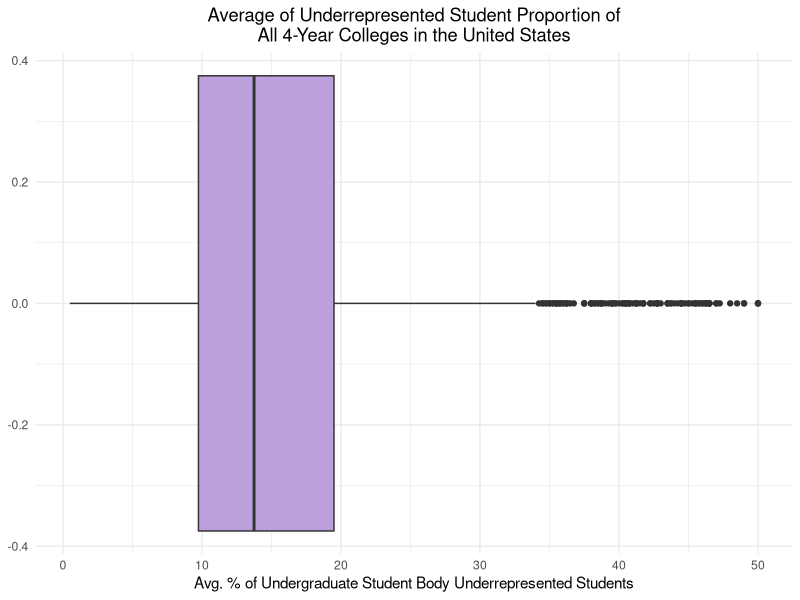
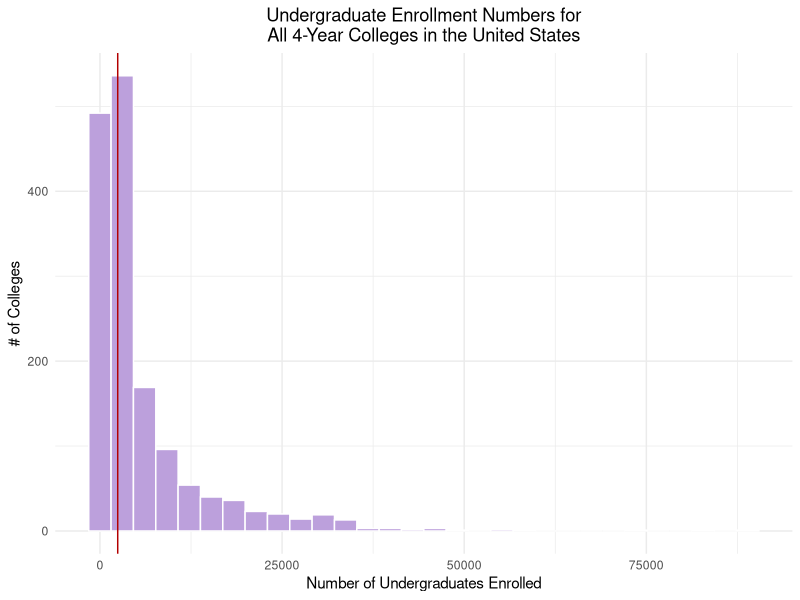
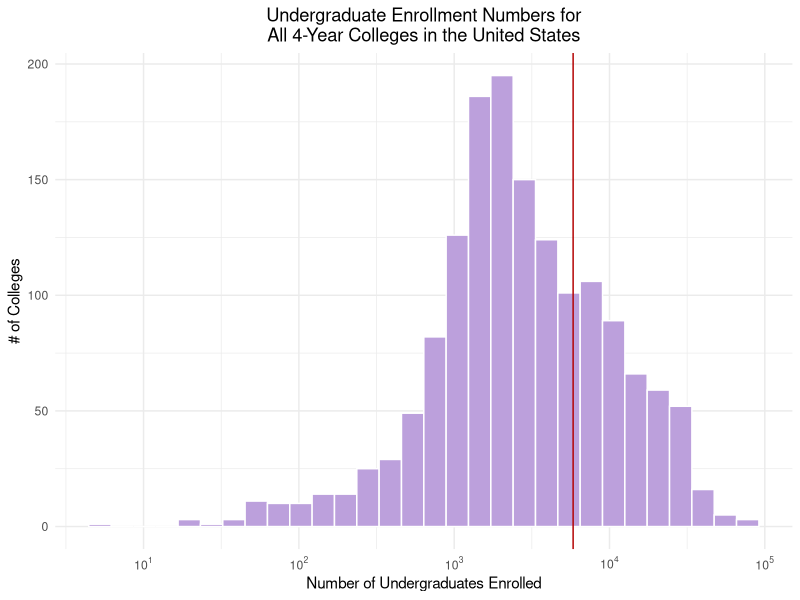
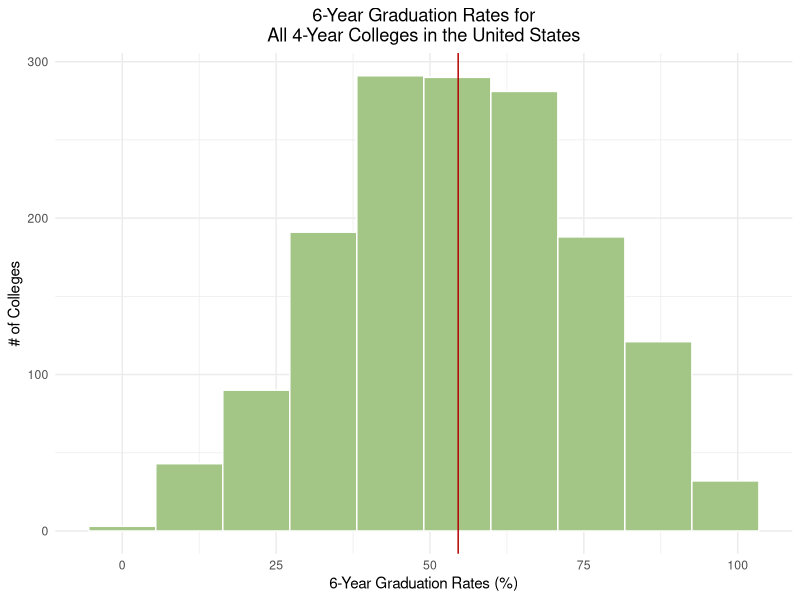
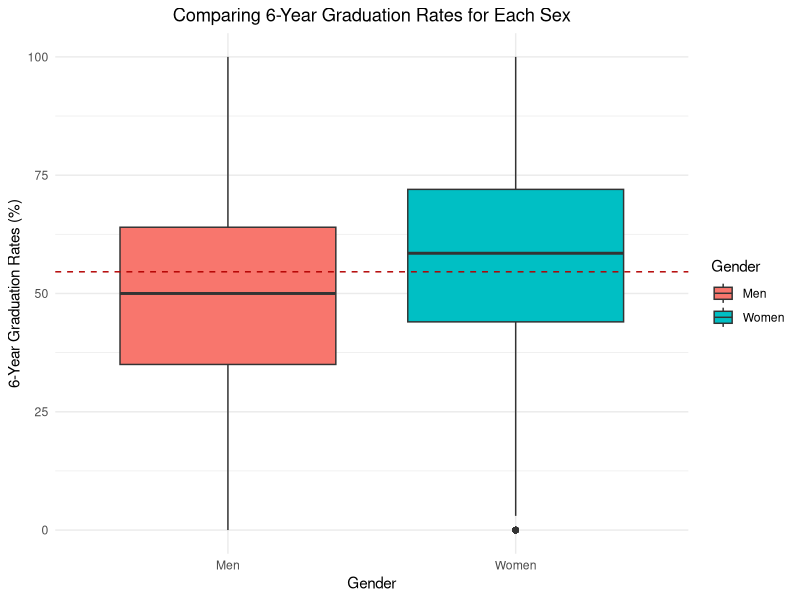
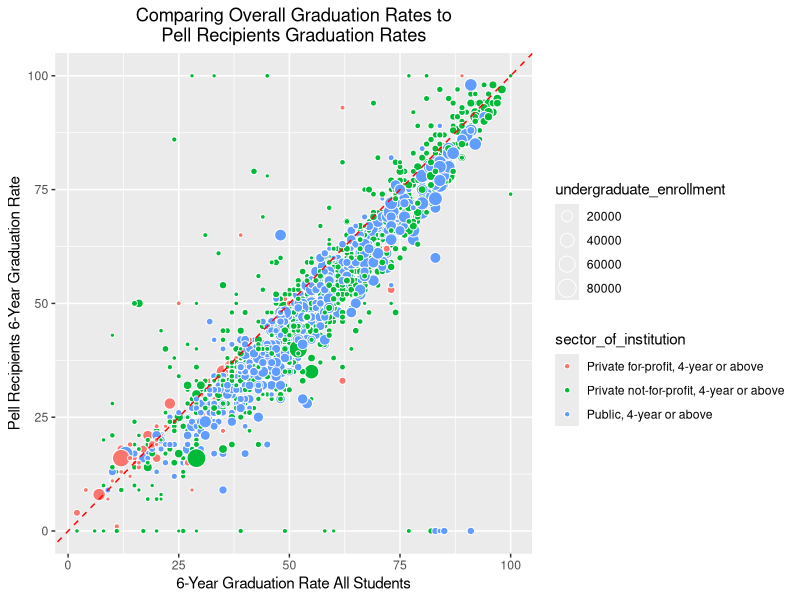
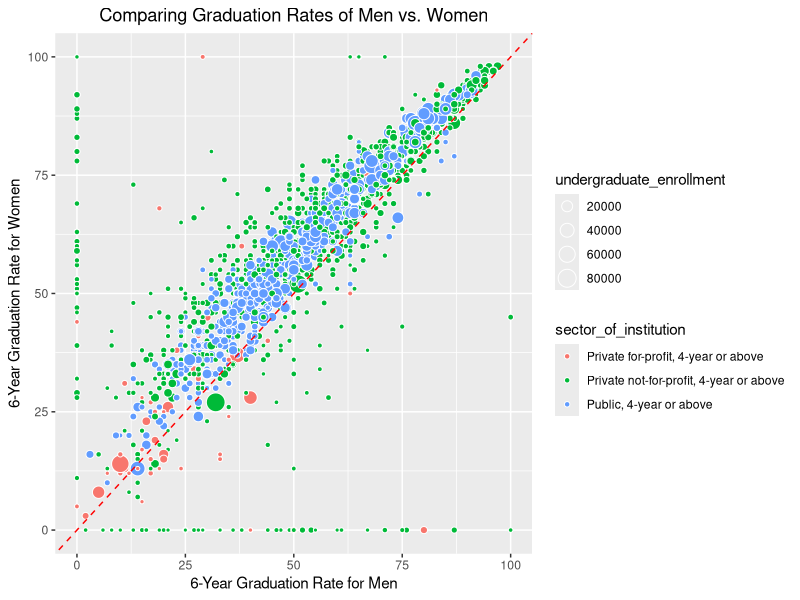
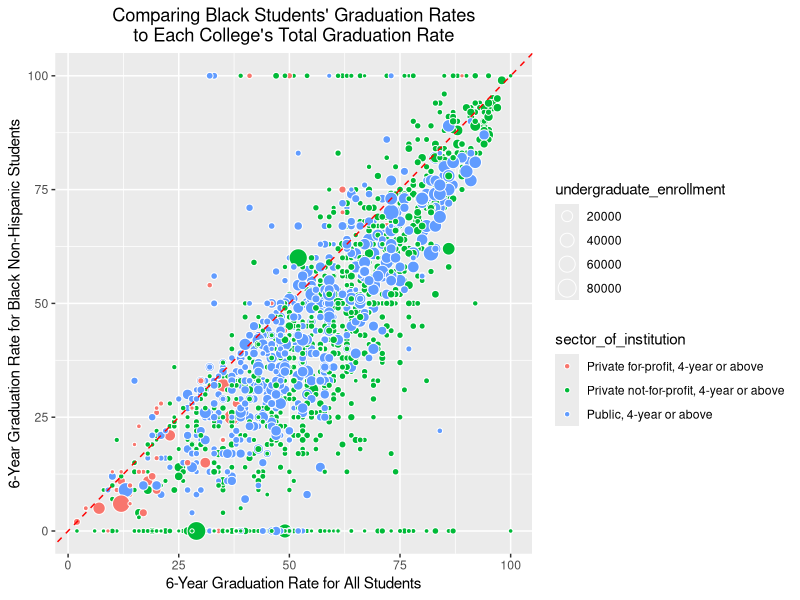

Generate these figures, in order, with R: (Note: this script raises an error after producing the figures.)
## ---- chunk 1
library(plyr)
library(tidyverse)
library(ggplot2)

raw_df <- read.csv("../data/SY18-19_all_variables_Data.csv", check.names = FALSE)
df <- raw_df
value_mapping <- read.csv("../data/SY18-19_all_variables_ValueLabels.csv")

# convert the sector into the actual names
for (i in unique(value_mapping$VariableName)){
  temp_map_val <- value_mapping %>% subset(VariableName == i)
  df[[i]] <- mapvalues(df[[i]], from = temp_map_val$Value, to = temp_map_val$ValueLabel)
}

# clean up column names
colnames(df) <- gsub(" - ", "_", tolower(colnames(df)))
colnames(df) <- gsub("-|[[:space:]]+|/", "_", colnames(df))
colnames(df) <- gsub("\\(|\\)|\\:", "", colnames(df))
colnames(df) <- gsub("\\_(sfa1819|2018_19|drvgr2018|drvef2018|hd2018|2018_ef2018d|f1819|al2019|gasb_drvf2019|ic2018).*$", "", tolower(colnames(df)))
colnames(df) <- gsub("graduation_rate_bachelor_degree_within_6_years", "gradrate_ba_6yrs", colnames(df))

# combine the financial columns which were broken up for public and private schools into one
dupe_vals <- grep('value_of_endowment_assets_at_the_beginning_of_the_fiscal_year', colnames(df))
colnames(df)[dupe_vals[1]] <- 'value_of_endowment_assets_at_the_beginning_of_the_fiscal_year1'
colnames(df)[dupe_vals[2]] <- 'value_of_endowment_assets_at_the_beginning_of_the_fiscal_year2'

## ---- chunk 2
df$endowment_total <- ifelse(is.na(df$value_of_endowment_assets_at_the_beginning_of_the_fiscal_year1),
                             df$value_of_endowment_assets_at_the_beginning_of_the_fiscal_year2,
                             df$value_of_endowment_assets_at_the_beginning_of_the_fiscal_year1)
df$finances_spent_research <- ifelse(is.na(df$research_current_year_total),
                                     df$research_total_amount,
                                     df$research_current_year_total)
df$finances_spent_student_services <- ifelse(is.na(df$student_service_total_amount),
                                             df$student_services_current_year_total,
                                             df$student_service_total_amount)
df$finances_spent_public_service <- ifelse(is.na(df$public_service_current_year_total),
                                           df$public_service_total_amount,
                                           df$public_service_current_year_total)
df$finances_spent_academic_support <- ifelse(is.na(df$academic_support_current_year_total),
                                             df$academic_support_total_amount,
                                             df$academic_support_current_year_total)
df$finances_spent_instruction <- ifelse(is.na(df$instruction_current_year_total),
                                        df$instruction_total_amount,
                                        df$instruction_current_year_total)
df$revenue_total <- ifelse(is.na(df$total_revenues_and_investment_return_total),
                           df$total_all_revenues_and_other_additions,
                           df$total_revenues_and_investment_return_total)

drop_cols <- c('value_of_endowment_assets_at_the_beginning_of_the_fiscal_year1', 'value_of_endowment_assets_at_the_beginning_of_the_fiscal_year2', 'research_current_year_total', 'research_total_amount', 'student_service_total_amount', 'student_services_current_year_total', 'public_service_current_year_total', 'public_service_total_amount', 'academic_support_current_year_total', 'academic_support_total_amount', 'instruction_current_year_total', 'instruction_total_amount', 'total_revenues_and_investment_return_total', 'total_all_revenues_and_other_additions', '')

df <- df[, !(colnames(df) %in% drop_cols)]
## ---- chunk 3
# remove columns that have NA's
pre_df <- nrow(df)
print(paste("Total # of schools in dataset:", nrow(df)))

remove_any_nas <- c("undergraduate_enrollment",
                    "gradrate_ba_6yrs_total"
                    )

for (i in remove_any_nas){
  df <- df %>% subset(!(is.na(df[[i]]) | (df[[i]] == 0)))
}

# for each subgroup, if they have students from that group, they should also have a graduation rate
enroll_grad <- c("percent_of_undergraduate_enrollment_that_are_black_or_african_american" = "gradrate_ba_6yrs_black_non_hispanic",
                    "percent_of_undergraduate_enrollment_that_are_hispanic_latino" = "gradrate_ba_6yrs_hispanic",
                    "percent_of_undergraduate_enrollment_that_are_american_indian_or_alaska_native" = "gradrate_ba_6yrs_american_indian_or_alaska_native",
                    "percent_of_undergraduate_students_awarded_pell_grants" = "pell_grant_recipients_overall_graduation_rate_within_150_percent_of_normal_time")

for (i in names(enroll_grad)){
  df <- df %>% subset(ifelse(!is.na(df[[i]]) & (df[[i]] != 0),
                             !is.na(df[[enroll_grad[[i]]]]),
                             TRUE))
}

# remove any rows if they do not have *any* students from underrepresented groups
df <- df %>% mutate(across(where(is.numeric), ~replace_na(.x, 0))) %>% mutate(sum_subgroups = percent_of_undergraduate_enrollment_that_are_black_or_african_american + percent_of_undergraduate_enrollment_that_are_hispanic_latino + percent_of_undergraduate_students_awarded_pell_grants + percent_of_undergraduate_enrollment_that_are_american_indian_or_alaska_native)

# remove any schools where there are no underrepresented subgroups
df <- df %>% subset(sum_subgroups != 0)

# compute mean
df <- df %>% mutate(mean_subgroups = (percent_of_undergraduate_enrollment_that_are_black_or_african_american + percent_of_undergraduate_enrollment_that_are_hispanic_latino + percent_of_undergraduate_students_awarded_pell_grants + percent_of_undergraduate_enrollment_that_are_american_indian_or_alaska_native)/4)


paste("Removed", pre_df-nrow(df), "rows with missing undergraduate enrollment and graduation rates data.")
paste("Total # of schools for analysis:", nrow(df))

write.csv(df, "../data/all_data_merged_df(NEW).csv", row.names = FALSE)

## ---- chunk 4
# mean of underrepresneted group makeup of the populations size histogram
df %>% ggplot(aes(x=mean_subgroups)) + geom_boxplot(fill = "#bca0dc") + ggtitle("Average of Underrepresented Student Proportion of\nAll 4-Year Colleges in the United States") + xlab("Avg. % of Undergraduate Student Body Underrepresented Students") + theme_minimal() +  theme(plot.title = element_text(hjust = 0.5))

# geom_boxplot(aes(x=variable, y=value, fill=variable))

head(df %>% arrange(desc(sum_subgroups)) %>% select(institution_name, sum_subgroups))
## ---- chunk 5
# enrollemnt size histogram
df %>% ggplot(aes(x=undergraduate_enrollment)) + geom_histogram(position="stack", col = "white", fill = "#bca0dc") + ggtitle("Undergraduate Enrollment Numbers for\nAll 4-Year Colleges in the United States") + xlab("Number of Undergraduates Enrolled") + ylab("# of Colleges") + geom_vline(xintercept=median(df$undergraduate_enrollment), color='#b30000') + theme_minimal() +  theme(plot.title = element_text(hjust = 0.5))
## ---- chunk 6
# look into outliers
df %>% subset(undergraduate_enrollment > 40000) %>% select(institution_name, undergraduate_enrollment, all_programs_offered_completely_via_distance_education, percent_of_undergraduate_students_enrolled_exclusively_in_distance_education_courses) %>% arrange(desc(undergraduate_enrollment))
# found out that these are all online colleges. question - would we want to include entirely online colleges? we should at least pull in that data point
## ---- chunk 7
library(scales)
# redo histogram by taking log enrollment
df %>% ggplot(aes(x=undergraduate_enrollment)) + scale_x_log10(breaks = trans_breaks("log10", function(x) 10^x), labels = trans_format("log10", math_format(10^.x))) + geom_histogram(position="stack", col = "white", fill = "#bca0dc") + ggtitle("Undergraduate Enrollment Numbers for\nAll 4-Year Colleges in the United States") + xlab("Number of Undergraduates Enrolled") + ylab("# of Colleges") + geom_vline(xintercept=mean(df$undergraduate_enrollment), color='#b30000') + theme_minimal() +  theme(plot.title = element_text(hjust = 0.5))

## ---- chunk 8
# graduation rates histogram
df %>% ggplot(aes(x=gradrate_ba_6yrs_total)) + geom_histogram(position="stack", col = "white", fill = "#a3c585", bins = 10) + ggtitle("6-Year Graduation Rates for\nAll 4-Year Colleges in the United States") + xlab("6-Year Graduation Rates (%)") + ylab("# of Colleges") + geom_vline(xintercept=mean(df$gradrate_ba_6yrs_total), color='#b30000') + theme_minimal() +  theme(plot.title = element_text(hjust = 0.5))

## ---- chunk 9
# look out graduate rate outliers

df %>% subset(gradrate_ba_6yrs_total < 10) %>% select(institution_name, undergraduate_enrollment, sector_of_institution, institutional_category, gradrate_ba_6yrs_total, gradrate_ba_6yrs_black_non_hispanic, gradrate_ba_6yrs_white_non_hispanic)
## ---- chunk 10
library(reshape2)
library(ggplot2)

ggplot(melt(rename(df, Men = gradrate_ba_6yrs_men, Women = gradrate_ba_6yrs_women), id.vars = 'unitid', measure.vars = c('Men', 'Women'))) + geom_boxplot(aes(x=variable, y=value, fill=variable)) + ggtitle("Comparing 6-Year Graduation Rates for Each Sex")  + xlab("Gender") + ylab("6-Year Graduation Rates (%)") +  geom_hline(yintercept=mean(df$gradrate_ba_6yrs_total), color='#b30000', linetype ='dashed') + theme_minimal() +  theme(plot.title = element_text(hjust = 0.5)) + scale_fill_discrete(name = 'Gender')

## ---- chunk 11
# any points above the red dotted lines are schools where Pell-Grant recipients are graduating at *higher* rates than the general student body
# we added the dimension of school size to the mix and as you can see, majority of the schools where Pell-Grant recipients are graduating at much higher rates than the general student body are smaller sized schools
ggplot(df, aes(x=gradrate_ba_6yrs_total, y=pell_grant_recipients_overall_graduation_rate_within_150_percent_of_normal_time, color = sector_of_institution)) + 
  geom_point(aes(size=undergraduate_enrollment, fill = sector_of_institution), colour="white",pch=21) + geom_abline(intercept=0, slope=1, linetype='dashed', color='red') + labs(y='Pell Recipients 6-Year Graduation Rate', x='6-Year Graduation Rate All Students') + ggtitle("Comparing Overall Graduation Rates to\nPell Recipients Graduation Rates") + theme_gray() +  theme(plot.title = element_text(hjust = 0.5))

paste("There are", sum(df$pell_grant_recipients_overall_graduation_rate_within_150_percent_of_normal_time > df$gradrate_ba_6yrs_total), "schools where Pell-Grant recipients graduate at higher rates than that school's overall population.")
## ---- chunk 12
# any points above the red dotted lines are schools where women graduate at higher rates than men
ggplot(df, aes(y=gradrate_ba_6yrs_women, x=gradrate_ba_6yrs_men, color = sector_of_institution)) + 
  geom_point(aes(size=undergraduate_enrollment, fill = sector_of_institution), colour="white",pch=21) + geom_abline(intercept=0, slope=1, linetype='dashed', color='red') + labs(x='6-Year Graduation Rate for Men', y='6-Year Graduation Rate for Women') + ggtitle("Comparing Graduation Rates of Men vs. Women") + theme_gray() +  theme(plot.title = element_text(hjust = 0.5))

## ---- chunk 13
# any points above the red dotted lines are schools where black students graduate at higher rates than white students
ggplot(df, aes(y=gradrate_ba_6yrs_black_non_hispanic, x=gradrate_ba_6yrs_total)) + 
  geom_point(aes(size=undergraduate_enrollment, fill = sector_of_institution), colour="white", pch=21) + geom_abline(intercept=0, slope=1, linetype='dashed', color='red') + labs(x='6-Year Graduation Rate for All Students', y='6-Year Graduation Rate for Black Non-Hispanic Students') + ggtitle("Comparing Black Students' Graduation Rates\nto Each College's Total Graduation Rate") + theme_gray() +  theme(plot.title = element_text(hjust = 0.5))

paste("There are", sum(df$gradrate_ba_6yrs_black_non_hispanic > df$gradrate_ba_6yrs_total), "schools where Black students graduate at higher rates than White students.")

## ---- chunk 14
# any points above the red dotted lines are schools where hispanic students graduate at higher rates than white students
ggplot(df, aes(y=gradrate_ba_6yrs_hispanic, x=gradrate_ba_6yrs_total, color = sector_of_institution)) + 
  geom_point(aes(size=undergraduate_enrollment, fill = sector_of_institution), colour="white",pch=21) + geom_abline(intercept=0, slope=1, linetype='dashed', color='red') + labs(x='6-Year Graduation Rate for All Students', y='6-Year Graduation Rate for Hispanic Students') + ggtitle("Comparing Hispanic Students' Graduation Rates\nto Each College's Total Graduation Rate") + theme_gray() +  theme(plot.title = element_text(hjust = 0.5))

paste("There are", sum(df$gradrate_ba_6yrs_hispanic > df$gradrate_ba_6yrs_total), "schools where Hispanic/Latinx students graduate at higher rates than White students.")

## ---- chunk 15

hist(df$gradrate_ba_6yrs_american_indian_or_alaska_native)
print(sum(!is.na(df$gradrate_ba_6yrs_american_indian_or_alaska_native)))

# any points above the red dotted lines are schools where hispanic students graduate at higher rates than white students
ggplot(df, aes(y=gradrate_ba_6yrs_american_indian_or_alaska_native, x=gradrate_ba_6yrs_white_non_hispanic, color = sector_of_institution)) + 
  geom_point(aes(size=undergraduate_enrollment, fill = sector_of_institution), colour="white",pch=21) + geom_abline(intercept=0, slope=1, linetype='dashed', color='red') + labs(x='6-Year Graduation Rate for White Non-Hispanic Students', y='6-Year Graduation Rate for American Indian or Alaska Native (%)') + ggtitle("Comparing Graduation Rates of White and Native American Students (%)") + theme_gray() +  theme(plot.title = element_text(hjust = 0.5))


paste("There are", sum(df$gradrate_ba_6yrs_american_indian_or_alaska_native > df$gradrate_ba_6yrs_total), "schools where Native American students graduate at higher rates than White students.")


## ---- chunk 16
# create a diversity metric
df %>% ggplot(aes(x=sum_subgroups)) + geom_histogram(position="stack", col = "white", fill = "#a3c585", bins = 5) + ggtitle("Distribution of Diversity Metric") + xlab("Sum of Underrepresented Groups") + ylab("# of Colleges") + geom_vline(xintercept=median(df$sum_subgroups), color='#b30000') + theme_minimal() +  theme(plot.title = element_text(hjust = 0.5))


# get the distribution of grad rate avg. for all underrepresented subgroups
df %>% ggplot(aes(x=avg_grad_rate_underrepresented_students)) + geom_histogram(position="stack", col = "white", fill = "#a3c585", bins = 10) + ggtitle("Avg. 6-Year Graduation Rates for\nAll Underrepresented SubGroups") + xlab("6-Year Graduation Rates (%)") + ylab("# of Colleges") + geom_vline(xintercept=mean(df$avg_grad_rate_underrepresented_students), color='#b30000') + theme_minimal() +  theme(plot.title = element_text(hjust = 0.5))

# get the average graduation rate for black, hispanic, and pell-reciepients 
df$avg_grad_rate_underrepresented_students <- rowMeans(df[, c('gradrate_ba_6yrs_black_non_hispanic', 'gradrate_ba_6yrs_hispanic', 'pell_grant_recipients_overall_graduation_rate_within_150_percent_of_normal_time')])

# get the distribution of grad rate avg. for all underrepresented subgroups
df %>% ggplot(aes(x=avg_grad_rate_underrepresented_students)) + geom_histogram(position="stack", col = "white", fill = "#a3c585", bins = 10) + ggtitle("Avg. 6-Year Graduation Rates for\nAll Underrepresented SubGroups") + xlab("6-Year Graduation Rates (%)") + ylab("# of Colleges") + geom_vline(xintercept=mean(df$avg_grad_rate_underrepresented_students), color='#b30000') + theme_minimal() +  theme(plot.title = element_text(hjust = 0.5))

## ---- chunk 17
# dependent 
